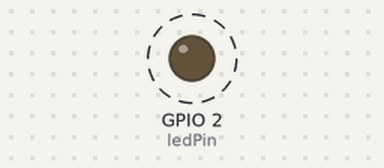
Bench run of a program on a simulated ESP8266 (NodeMCU). Parts: output pins drawn as LEDs (lit = HIGH). Dashed ring = blinking.

Above: at 0.5 s.
Timing chart, 0 to 4.6 s (numbered marks = the images above):
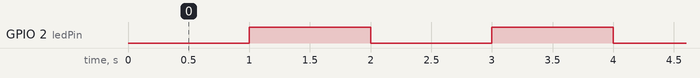

Measured:
- by itself, GPIO 2 (ledPin): alternates HIGH for 1.0 s and LOW for 1.0 s

The program:

main.cpp
```cpp
#include <Arduino.h>

#define ledPin 2

void setup() {
  pinMode(ledPin, OUTPUT);
}

void loop() {
  digitalWrite(ledPin, LOW);
  delay(1000);
  digitalWrite(ledPin, HIGH);
  delay(1000);
}
```
